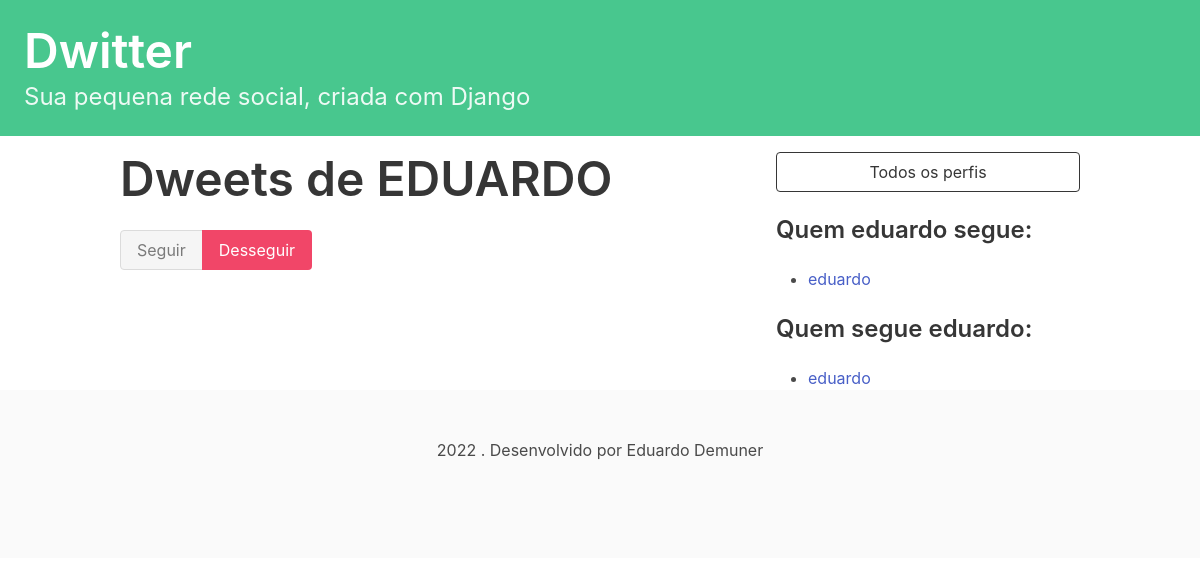
Page /profile/5 (signed in) on the earlier database version.
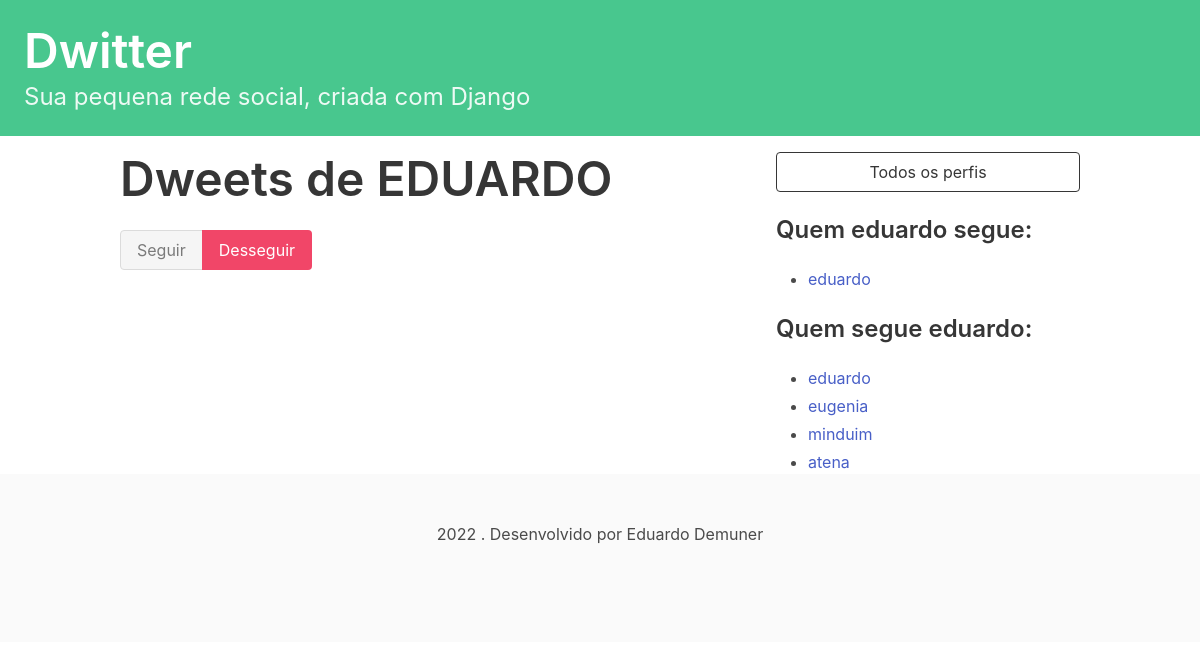
Same page on the later database version.
### dwitter/models.py (models this page shows)
class Profile(models.Model):
    user = models.OneToOneField(User, on_delete=models.CASCADE)
    follows = models.ManyToManyField(
        "self",
        related_name="followed_by",
        symmetrical=False,
        blank=True
    )
    def __str__(self):
        return self.user.username

### dwitter/views.py (the view, shortened to what this page needs)
# urls.py: path("profile/<int:pk>", profile, name="profile"),
@login_required(login_url='/login/')
def profile(request, pk):
    profile = Profile.objects.get(pk=pk)
    return render(request, "dwitter/profile.html", {"profile": profile})

### dwitter/templates/dwitter/profile.html (shortened to what this page needs)
{% extends 'base.html' %}
{% block content %}
<div class="columns">
    <div class="column">
        <div class="block">
            <h1 class="title is-1">
                Dweets de {{ profile.user.username|upper }}
            </h1>
            <form method="post">
                <div class="buttons has-addons">
                    {% if profile in user.profile.follows.all %}
                        <button class="button is-success is-static">Seguir</button>
                        <button class="button is-danger"
                        name="follow" value="unfollow">Desseguir</button>
                    {% else %}
                        <button class="button is-success"
                        name="follow" value="follow">Seguir</button>
                        <button class="button is-danger is-static">Desseguir</button>
                    {% endif %}
                </div>
            </form>
        </div>
    </div>
    <div class="column is-one-third">
        <div class=block>
            <a href="{% url 'dwitter:profile_list' %}">
                <button class="button is-dark is-outlined is-fullwidth">
                    Todos os perfis
                </button>
            </a>
        </div>
        <div class="block">
            <h3 class="title is-4">
                Quem {{ profile.user.username }} segue:
            </h3>
            <div class="content">
                <ul>
                    {% for following in profile.follows.all %}
                        <li>
                            <a href="{% url 'dwitter:profile' following.id %}">
                                {{ following }}
                            </a>
                        </li>
                    {% endfor %}
                </ul>
            </div>
        </div>
        <div class="block">
            <h3 class="title is-4">
                    Quem segue {{ profile.user.username }}:
            </h3>
            <div class="content">
                <ul>
                    {% for follower in profile.followed_by.all %}
                        <li>
                            <a href="{% url 'dwitter:profile' follower.id %}">
                                {{ follower }}
                            </a>
                        </li>
                    {% endfor %}
                </ul>
            </div>
        </div>
    </div>
</div>
{% endblock content %}

### dwitter/templates/base.html (shortened to what this page needs)
<!DOCTYPE html>
<html lang="pt-br">
<head>
    <link rel="stylesheet"
          href="https://cdn.jsdelivr.net/npm/bulma@0.9.3/css/bulma.min.css">
</head>
<body>
  <section class="hero is-small is-success mb-4">
    <div class="hero-body">
        <h1 class="title is-1">Dwitter</h1>
        <p class="subtitle is-4">Sua pequena rede social, criada com Django</p>
    </div>
  </section>
  <div class="container">
    <div class="collumns">
        {% block content %}
        {% endblock content %}
    </div>
  </div>
<footer class="footer">
  <div class="content has-text-centered">
      2022 . Desenvolvido por Eduardo Demuner
  </div>
</footer>
</body>
</html>

Differences in the rows shown:
now on this page (row unchanged): Profile: user.username "eugenia", shown under "Quem segue eduardo:"
now on this page (row unchanged): Profile: user.username "minduim", shown under "Quem segue eduardo:"
added Profile: user.username "atena", shown under "Quem segue eduardo:"
